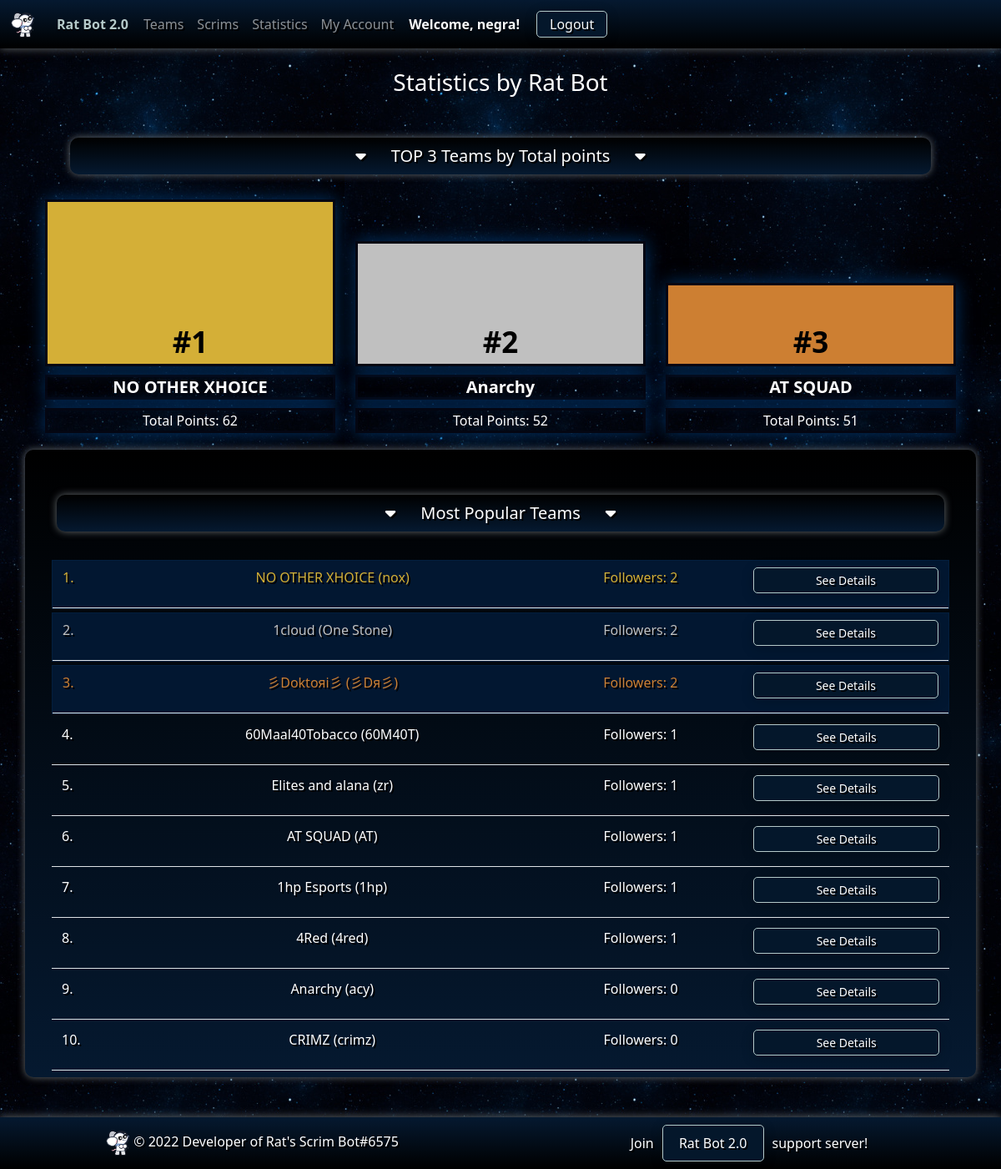
/statistics (signed in), run on the app's committed database.
### ratbotapp/models.py (models this page shows, shortened)
class Score(models.Model):
    rank = models.IntegerField(default=0)
    result = models.ForeignKey(Result, on_delete=models.CASCADE, default=None)
    team = models.ForeignKey(Team, on_delete=models.RESTRICT, default=None)
    team_managers = models.CharField(max_length=200, default='Unknown')
    wwcd = models.PositiveSmallIntegerField(default=0)
    pp = models.PositiveSmallIntegerField(default=0)
    kp = models.PositiveSmallIntegerField(default=0)
    tp = models.PositiveSmallIntegerField(default=0)
    missed_games = models.IntegerField(default=0)
    created_at = models.DateTimeField(auto_now_add=True)
    updated_at = models.DateTimeField(auto_now=True)
    def __str__(self):
        return f"#{self.rank} - {self.team.team_name} - {self.pp} - {self.kp} - {self.tp}"

class Team(models.Model):
    team_name = models.CharField(max_length=30, unique=True)
    team_tag = models.CharField(max_length=10, default="")
    team_slug = models.CharField(max_length=60, unique=False, editable=False)
    team_image = models.ImageField(upload_to='team_images/', null=True, blank=True)
    followers = models.ManyToManyField(User, related_name='following')
    created_at = models.DateTimeField(auto_now_add=True)
    updated_at = models.DateTimeField(auto_now=True)
    def __str__(self):
        return f"{self.team_name} | {self.team_tag}"

### ratbotapp/views.py (the view)
# urls.py: path('statistics', views.statistics_page, name='statistics'),
@login_required(login_url="/accounts/discord/login")
def statistics_page(request):
    print("======== STARTED statistics_page() =======")
    top_stats = Score.objects.filter(tp__gte=0).order_by('-tp').select_related('result')[:10]
    all_teams = Team.objects.all()
    teams_with_followers = [{
        "team": team,
        "followers": len(get_team_followers(team))
    } for team in all_teams]
    sorted_teams_with_followers = sorted(teams_with_followers, key=lambda x: x["followers"], reverse=True)
    top_followers = sorted_teams_with_followers[:10]
    context = {
        'statistics': {
            'top_stats': top_stats,
        },
        'popular_teams': top_followers,
    }
    pprint(context)
    return render(request, 'ratbot/statistics.html', context)

### ratbotapp/views.py (called while the page is built)
def get_team_followers(team):
    followers = team.followers.all()
    return followers

### ratbotapp/templates/ratbot/statistics.html (shortened to what this page needs)
{% extends 'ratbot/base/base.html' %}
{% load static %}
{% block body %}
<div class="container mt-3">
    <div class="container mt-4">
        <div class="row mb-1 mt-4">
            <h3 class="text-center">Statistics by Rat Bot</h3>
        </div>
        <div class="row">
            <div class="col-12 mt-2">
                <h5 class="top-3-teams gradient"><i class="fa-solid fa-caret-down" style="margin-right: 30px;"></i>TOP 3
                    Teams by Total points<i class="fa-solid fa-caret-down" style="margin-left: 30px;"></i></h5>
            </div>
            <div class="col-4">
                <div class="rectangle gold"><p class="rectangle-content">#1</p></div>
                <h5 class="team-name">{{ statistics.top_stats.0.team.team_name }}</h5>
                <p class="team-text">Total Points: {{ statistics.top_stats.0.tp }}</p>
            </div>
            <div class="col-4">
                <div class="rectangle silver"><p class="rectangle-content">#2</p></div>
                <h5 class="team-name">{{ statistics.top_stats.1.team.team_name }}</h5>
                <p class="team-text">Total Points: {{ statistics.top_stats.1.tp }}</p>
            </div>
            <div class="col-4">
                <div class="rectangle bronze"><p class="rectangle-content">#3</p></div>
                <h5 class="team-name">{{ statistics.top_stats.2.team.team_name }}</h5>
                <p class="team-text">Total Points: {{ statistics.top_stats.2.tp }}</p>
            </div>
        </div>
    </div>
</div>
<div class="container gradient mt-1 p-2">
    <div class="row mt-3">
        <div class="col-12">
            <h5 class="top-3-teams gradient"><i class="fa-solid fa-caret-down" style="margin-right: 30px;"></i>Most
                Popular Teams<i class="fa-solid fa-caret-down" style="margin-left: 30px;"></i></h5>
        </div>
    </div>
    {% for team in popular_teams|slice:"0:3" %}
    <div class="row mt-1 mx-4" style="border: 1px solid #031F3E; background-color: #021731">
        <div class="col-12"
             style="color: {% if forloop.counter == 1 %}#D4AF36{% elif forloop.counter == 2 %}#C0C0C0{% else %}#CD7F32{% endif %}">
            <div class="row py-2 border-bottom">
                <div class="col-1">
                    <hp>{{ forloop.counter }}.</hp>
                </div>
                <div class="col-11">
                    <div class="row">
                        <div class="col-md-6 col-sm-12 text-center">
                            <p>{{ team.team.team_name }} ({{ team.team.team_tag }})</p>
                        </div>
                        <div class="col-md-3 col-sm-12 text-center">
                            <p>Followers: {{ team.followers }}</p>
                        </div>
                        <div class="col-md-3 col-sm-12">
                            <a href="{% url 'team_detail' team.team.pk %}" class="btn btn-sm button-1"
                               style="width: 100%">See Details</a>
                        </div>
                    </div>
                </div>
            </div>
        </div>
    </div>
    {% endfor %}
    {% for team in popular_teams|slice:"3:10" %}
    <div class="row mt-1 mx-4">
        <div class="col-12"
             style="color: #FFF;">
            <div class="row py-2 border-bottom">
                <div class="col-1">
                    <hp>{{ forloop.counter0|add:4 }}.</hp>
                </div>
                <div class="col-11">
                    <div class="row">
                        <div class="col-md-6 col-sm-12 text-center">
                            <p>{{ team.team.team_name }} ({{ team.team.team_tag }})</p>
                        </div>
                        <div class="col-md-3 col-sm-12 text-center">
                            <p>Followers: {{ team.followers }}</p>
                        </div>
                        <div class="col-md-3 col-sm-12">
                            <a href="{% url 'team_detail' team.team.pk %}" class="btn btn-sm button-1"
                               style="width: 100%">See
                                Details</a>
                        </div>
                    </div>
                </div>
            </div>
        </div>
    </div>
    {% endfor %}
</div>
{% endblock %}

### ratbotapp/templates/ratbot/base/base.html (shortened to what this page needs)
{% load static %}
<!doctype html>
<html lang="en">
<head>
    <link rel="stylesheet" href="{% static 'ratbot/styles/base.css' %}">
    <link href="https://cdn.jsdelivr.net/npm/bootstrap@5.3.0-alpha1/dist/css/bootstrap.min.css" rel="stylesheet"
>
    <link rel="stylesheet" type="text/css" href="https://cdn.datatables.net/1.13.2/css/jquery.dataTables.css">
    <link rel="stylesheet" href="https://cdnjs.cloudflare.com/ajax/libs/font-awesome/6.3.0/css/all.min.css"
/>
</head>
<body>
<nav class="navbar navbar-expand-lg navbar-dark bg-dark space-gradient sticky-top">
    <div class="container-fluid text-center">
        <a class="navbar-brand" href="/">
            <img src="{% static 'ratbot/images/logo.png' %}" alt="Rat Bot" height="30">
        </a>
        <a href="/" class="welcome">
            <span> Rat Bot 2.0</span>
        </a>
        <div class="collapse navbar-collapse" id="navbarNavDropdown">
            <ul class="navbar-nav">
                <li class="nav-item">
                    <a class="nav-link" href="{% url 'teams' %}">Teams</a>
                </li>
                <li class="nav-item">
                    <a class="nav-link" href="{% url 'scrims' %}">Scrims</a>
                </li>
                <li class="nav-item">
                    <a class="nav-link" href="{% url 'statistics' %}">Statistics</a>
                </li>
                {% if user.is_authenticated %}
                <li class="nav-item">
                    <a  class="nav-link" href="{% url 'my_account' %}">My Account</a>
                </li>
                {% endif %}
            </ul>
            {% if user.is_authenticated %}
            <span class="text-light welcome">Welcome, {{ user.username }}!</span>
            <span class="text-light"><a class="nav-link login" href="{% url 'logout' %}"> Logout</a></span>
            {% else %}
            <span class="text-light"><a class="nav-link login" href="{% url 'login' %}">Login</a></span>
            {% endif %}
        </div>
    </div>
</nav>
{% block body %} Base body block {% endblock %}
<div class="gradient-footer mt-5">
    <footer class="mt-3 py-3 px-3">
        <div class="row justify-content-center align-items-center">
            <div class="col-sm-12 col-md-6 mb-3 mb-md-0 text-center">
                <a href="/"><img src="{% static 'ratbot/images/logo.png' %}" alt="Rat Bot" height="30"></a> © 2022
                Developer of Rat's Scrim Bot#6575
            </div>
            <div class="col-sm-12 col-md-6 mt-3 mt-md-0 text-center">
                Join<a class="discord-invite" href="https://discord.gg/zT7RWQWQdr"> Rat Bot 2.0 </a>support server!
            </div>
        </div>
    </footer>
</div>
</body>
</html>

### ratbotapp/static/ratbot/styles/base.css (style rules this page uses)
body { color: #ffffff !important; background-color: #0c2340; background-image: url('space-background.jpg'); background-repeat: repeat; }
.gradient-footer { background-color: #000000; background-image: radial-gradient(circle, #000000 0%, #051930 100%); background-image: linear-gradient(to top, #000000 0%, #051930 100%); text-shadow: 2px 2px #000; box-shadow: 0 0 10px #656b6f; }
.gradient { background-color: #000000; background-image: radial-gradient(circle, #051930 0%, #000000 100%); background-image: linear-gradient(to top, #051930 0%, #000000 100%); text-shadow: 2px 2px #000; box-shadow: 0 0 10px #656b6f; border-radius: 10px; }
.navbar { background-color: #000000; background-image: radial-gradient(circle, #051930 0%, #000000 100%); background-image: linear-gradient(to bottom, #051930 0%, #000000 100%); text-shadow: 2px 2px #000; box-shadow: 0 0 10px #656b6f; }
.navbar .nav-link.login { margin-left: 10px; margin-right: 10px; padding: 3px 15px; background-color: #04172b; border: 1px solid #b5c9c9; border-radius: 5px; box-shadow: 0px 3px 15px rgba(0, 0, 0, 0.2); }
.welcome { margin-left: 10px; margin-right: 10px; font-weight: bold; color: #b5c9c9; text-shadow: 0px 2px 2px rgba(0, 0, 0, 0.5); text-decoration: none; }
.discord-invite { color: white; margin-left: 10px; margin-right: 10px; padding: 10px 15px; background-color: #04172b; border: 1px solid #b5c9c9; border-radius: 5px; box-shadow: 0px 3px 15px rgba(0, 0, 0, 0.2); text-decoration: none; }
.rectangle { position: relative; width: 100%; height: 500px; border: 1px solid white; margin-bottom: 10px; border: 3px solid #040612; box-shadow: 0 0 20px #003366; }
.rectangle-content { position: absolute; bottom: 0; width: 100%; text-align: center; margin: 0; }
.gold { height: 200px; font-size: 35px; text-align: center; font-weight: bold; color: black; background-color: #D4AF37; }
.silver { height: 150px; margin-top: 50px; font-size: 35px; text-align: center; font-weight: bold; color: black; background-color: #C0C0C0; }
.bronze { height: 100px; margin-top: 100px; font-size: 35px; text-align: center; font-weight: bold; color: black; background-color: #CD7F32; }
.team-name { text-align: center; margin-top: 10px; font-weight: bold; border: 3px solid #040612; box-shadow: 0 0 20px #003366; }
.team-text { text-align: center; margin-top: 10px; border: 3px solid #040612; box-shadow: 0 0 20px #003366; }
.top-3-teams { text-align: center; margin: 30px; padding: 10px; }

### ratbotapp/templates/ratbot/statistics.html (style rules this page uses)
.button-1 { color: white !important; background-color: #04172b; border: 1px solid #b5c9c9; border-radius: 5px; box-shadow: 0px 3px 15px rgba(0, 0, 0, 0.2); text-decoration: none; }

### data on the page
Score: top_stats.0.team.team_name "NO OTHER XHOICE", top_stats.0.tp "62"
Score: top_stats.1.team.team_name "Anarchy", top_stats.1.tp "52"
Score: top_stats.2.team.team_name "AT SQUAD", top_stats.2.tp "51"
Team: team.team_name "NO OTHER XHOICE", team.team_tag "nox", followers "2"
Team: team.team_name "1cloud", team.team_tag "One Stone", followers "2"
Team: team.team_name "彡Doktoяi彡", team.team_tag "彡Dя彡", followers "2"
Team: team.team_name "60Maal40Tobacco", team.team_tag "60M40T", followers "1"
Team: team.team_name "Elites and alana", team.team_tag "zr", followers "1"
Team: team.team_name "AT SQUAD", team.team_tag "AT", followers "1"
Team: team.team_name "1hp Esports", team.team_tag "1hp", followers "1"
Team: team.team_name "4Red", team.team_tag "4red", followers "1"
Team: team.team_name "Anarchy", team.team_tag "acy", followers "0"
Team: team.team_name "CRIMZ", team.team_tag "crimz", followers "0"

### other printed values
{{ user.username }} "negra"
